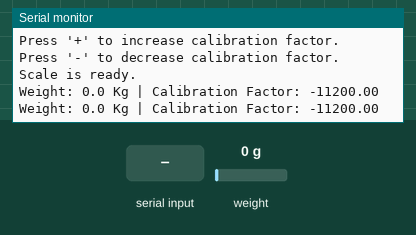
A sketch run on a simulated Arduino Uno, built with avr-gcc and run on an emulated ATmega328P. On the bench: the last lines printed to the serial monitor. The inputs (shaded band) are chosen by the test bench; at power-on: weight on the scale 0 g.

Above: at 2.2 s.
2.3 s: weight on the scale set to 1250 g
At 2.8 s:
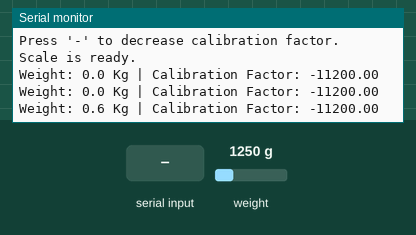
3.8 s: "+" received over Serial
At 5.2 s:
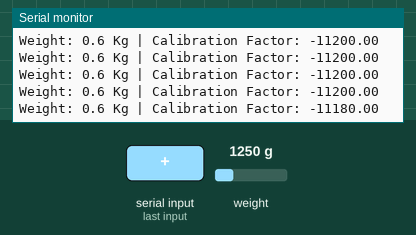
5.3 s: weight on the scale set to 100 g
At 5.8 s:
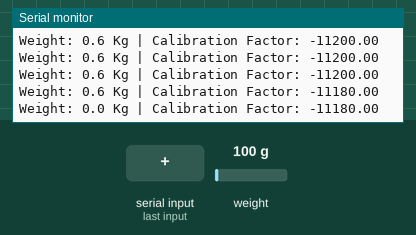

Measured:
- after the input at 2.3 s, the serial monitor: prints a new line at once (image 1)
- after the input at 3.8 s, the serial monitor: prints a new line after 0.95 s (image 2)
- after the input at 5.3 s, the serial monitor: prints a new line after 0.05 s (image 3)

The sketch:

Weight_Monitoring.ino
```cpp
#include <HX711.h>

// HX711 Pins
#define DOUT 11
#define CLK 13

// Calibration Factor
float calibration_factor = -11200;

// HX711 Object
HX711 scale;

void setup()
{
  Serial.begin(9600);

  Serial.println("HX711 Calibration");
  Serial.println("Press '+' to increase calibration factor.");
  Serial.println("Press '-' to decrease calibration factor.");

  scale.begin(DOUT, CLK);
  scale.set_scale();
  scale.tare();

  Serial.println("Scale is ready.");
}

void loop()
{
  scale.set_scale(calibration_factor);

  float weight = scale.get_units() * 0.453592;

  Serial.print("Weight: ");
  Serial.print(weight, 1);
  Serial.print(" Kg");

  Serial.print(" | Calibration Factor: ");
  Serial.println(calibration_factor);

  if (Serial.available())
  {
    char temp = Serial.read();

    if (temp == '+')
      calibration_factor += 20;

    else if (temp == '-')
      calibration_factor -= 20;
  }

  delay(500);
}
```
